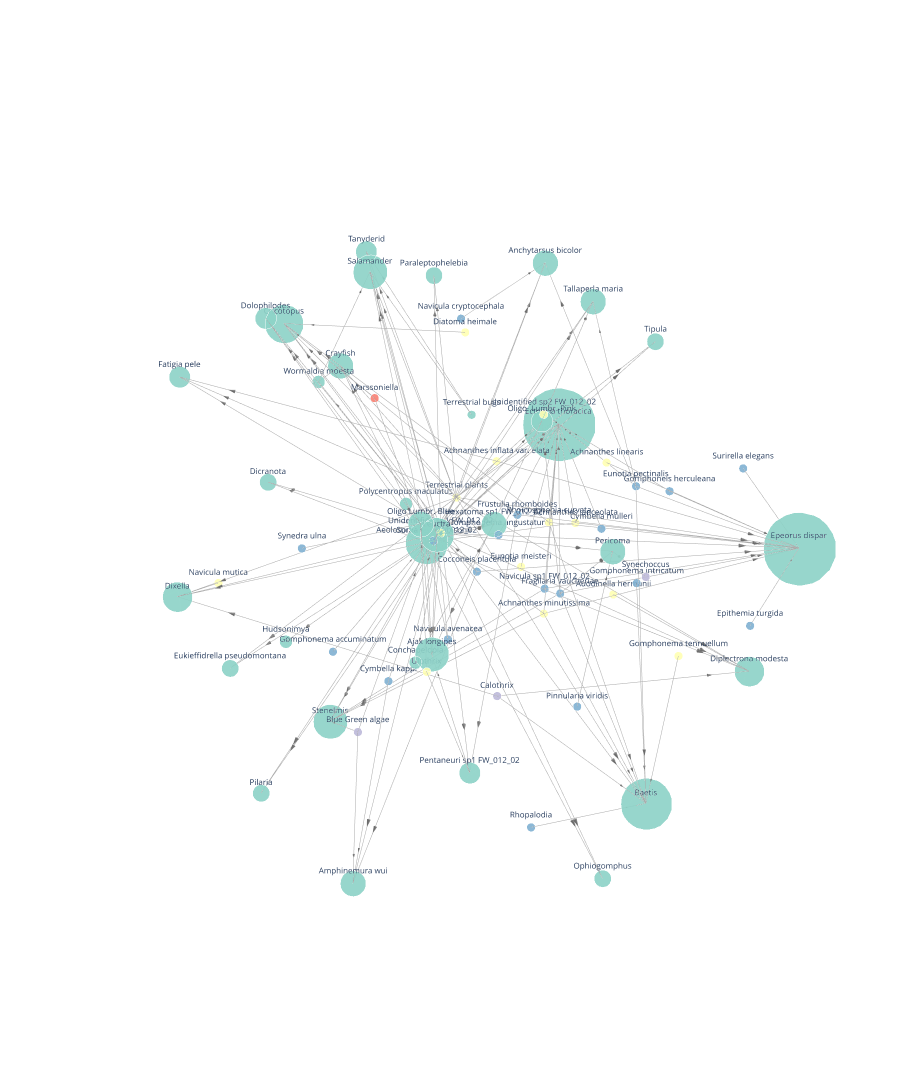

The cell this chart's notebook holds for it:
### Code cell
import plotly.graph_objects as go


# 3D layout using spring layout seeded in 3D
pos_3d = nx.spring_layout(G, dim=3, k=0.5, seed=42)

# Edges
edge_x, edge_y, edge_z = [], [], []
for src, tgt in G.edges():
    x0, y0, z0 = pos_3d[src]
    x1, y1, z1 = pos_3d[tgt]
    edge_x += [x0, x1, None]
    edge_y += [y0, y1, None]
    edge_z += [z0, z1, None]

edge_trace = go.Scatter3d(
    x=edge_x, y=edge_y, z=edge_z,
    mode='lines',
    line=dict(color='#aaaaaa', width=1),
    hoverinfo='none'
)

# Cones (arrows) at the target node of each edge
cone_x, cone_y, cone_z = [], [], []
cone_u, cone_v, cone_w = [], [], []

for src, tgt in G.edges():
    x0, y0, z0 = pos_3d[src]
    x1, y1, z1 = pos_3d[tgt]
    # Place cone near the target, pointing in edge direction
    dx, dy, dz = x1 - x0, y1 - y0, z1 - z0
    cone_x.append(x1 - dx * 0.15)
    cone_y.append(y1 - dy * 0.15)
    cone_z.append(z1 - dz * 0.15)
    cone_u.append(dx)
    cone_v.append(dy)
    cone_w.append(dz)

cone_trace = go.Cone(
    x=cone_x, y=cone_y, z=cone_z,
    u=cone_u, v=cone_v, w=cone_w,
    sizemode='absolute',
    sizeref=0.35,        # adjust arrow size
    anchor='tip',
    colorscale=[[0, '#888888'], [1, '#888888']],
    showscale=False,
    hoverinfo='none'
)

fig = go.Figure(data=[edge_trace, cone_trace, node_trace])

# Nodes
node_x, node_y, node_z, node_text, node_color, node_size = [], [], [], [], [], []
palette = ["#8dd3c7","#ffffb3","#bebada","#fb8072","#80b1d3","#fdb462","#b3de69","#fccde5"]
kingdoms = attributes_df['Kingdom'].unique()
color_map_dict_hex = {k: palette[i % len(palette)] for i, k in enumerate(kingdoms)}

for node in G.nodes():
    x, y, z = pos_3d[node]
    kingdom = kingdom_map.get(node, 'Unknown')
    node_x.append(x); node_y.append(y); node_z.append(z)
    node_text.append(f"{node}<br>Kingdom: {kingdom}<br>In-degree: {G.in_degree(node)}<br>Out-degree: {G.out_degree(node)}")
    node_color.append(color_map_dict_hex.get(kingdom, "#cccccc"))
    node_size.append((G.in_degree(node) + 1) * 5 + 5)

node_trace = go.Scatter3d(
    x=node_x, y=node_y, z=node_z,
    mode='markers+text',
    marker=dict(size=node_size, color=node_color, opacity=0.9, line=dict(width=0.5, color='white')),
    text=list(G.nodes()),
    textposition='top center',
    textfont=dict(size=8),
    hovertext=node_text,
    hoverinfo='text'
)

fig = go.Figure(data=[edge_trace, cone_trace, node_trace])
fig.update_layout(
    height=1100,
    autosize=True,
    showlegend=False,
    margin=dict(l=0, r=0, t=0, b=0),
    scene=dict(
        xaxis=dict(showbackground=False, showticklabels=False, title=''),
        yaxis=dict(showbackground=False, showticklabels=False, title=''),
        zaxis=dict(showbackground=False, showticklabels=False, title=''),
    ),
    paper_bgcolor='white',
)

fig.show()

### Figure 1 — Plotly figure (JSON) as saved in the notebook; plotly's stock layout.template omitted (floating-point values rounded to 4 significant figures; data arrays with more than 128 entries replaced by an {"elided": "..."} marker saying what was removed)
{"data": [{"hoverinfo": "none", "line": {"color": "#aaaaaa", "width": 1}, "mode": "lines", "type": "scatter3d", "x": {"elided": "444 float values"}, "y": {"elided": "444 float values"}, "z": {"elided": "444 float values"}}, {"anchor": "tip", "colorscale": [[0, "#888888"], [1, "#888888"]], "hoverinfo": "none", "showscale": false, "sizemode": "absolute", "sizeref": 0.35, "type": "cone", "u": {"elided": "148 float values"}, "v": {"elided": "148 float values"}, "w": {"elided": "148 float values"}, "x": {"elided": "148 float values"}, "y": {"elided": "148 float values"}, "z": {"elided": "148 float values"}}, {"hoverinfo": "text", "hovertext": ["Achnanthes inflata var. elata<br>Kingdom: Plants<br>In-degree: 0<br>Out-degree: 3", "Aeolosoma sp1 FW_012_02<br>Kingdom: Animals<br>In-degree: 8<br>Out-degree: 10", "Epeorus dispar<br>Kingdom: Animals<br>In-degree: 15<br>Out-degree: 0", "Fatigia pele<br>Kingdom: Animals<br>In-degree: 3<br>Out-degree: 0", "Achnanthes lanceolata<br>Kingdom: Plants<br>In-degree: 0<br>Out-degree: 3", "Ectopria thoracica<br>Kingdom: Animals<br>In-degree: 15<br>Out-degree: 0", "Achnanthes linearis<br>Kingdom: Plants<br>In-degree: 0<br>Out-degree: 2", "Achnanthes minutissima<br>Kingdom: Plants<br>In-degree: 0<br>Out-degree: 5", "Baetis<br>Kingdom: Animals<br>In-degree: 10<br>Out-degree: 0", "Leuctra<br>Kingdom: Animals<br>In-degree: 6<br>Out-degree: 2", "Stenelmis<br>Kingdom: Animals<br>In-degree: 6<br>Out-degree: 0", "Ajax longipes<br>Kingdom: Animals<br>In-degree: 6<br>Out-degree: 0", "Crayfish<br>Kingdom: Animals<br>In-degree: 4<br>Out-degree: 0", "Dicranota<br>Kingdom: Animals<br>In-degree: 2<br>Out-degree: 0", "Diplectrona modesta<br>Kingdom: Animals<br>In-degree: 5<br>Out-degree: 0", "Dixella<br>Kingdom: Animals<br>In-degree: 5<br>Out-degree: 0", "Dolophilodes<br>Kingdom: Animals<br>In-degree: 3<br>Out-degree: 0", "Hexatoma sp1 FW_012_02<br>Kingdom: Animals<br>In-degree: 4<br>Out-degree: 0", "Ophiogomphus<br>Kingdom: Animals<br>In-degree: 2<br>Out-degree: 0", "Polycentropus maculatus<br>Kingdom: Animals<br>In-degree: 1<br>Out-degree: 0", "Salamander<br>Kingdom: Animals<br>In-degree: 6<br>Out-degree: 0", "Auodinella hermanii<br>Kingdom: Plants<br>In-degree: 0<br>Out-degree: 1", "Blue Green algae<br>Kingdom: Bacteria<br>In-degree: 0<br>Out-degree: 3", "Amphinemura wui<br>Kingdom: Animals<br>In-degree: 4<br>Out-degree: 0", "Calothrix<br>Kingdom: Bacteria<br>In-degree: 0<br>Out-degree: 3", "Cocconeis placentula<br>Kingdom: Chromista<br>In-degree: 0<br>Out-degree: 4", "Cricotopus<br>Kingdom: Animals<br>In-degree: 7<br>Out-degree: 0", "Conchapelopia<br>Kingdom: Animals<br>In-degree: 1<br>Out-degree: 1", "Cymbella kappi<br>Kingdom: Chromista<br>In-degree: 0<br>Out-degree: 2", "Cymbella mulleri<br>Kingdom: Chromista<br>In-degree: 0<br>Out-degree: 1", "Diatoma heimale<br>Kingdom: Plants<br>In-degree: 0<br>Out-degree: 1", "Epithemia turgida<br>Kingdom: Chromista<br>In-degree: 0<br>Out-degree: 1", "Eunotia meisteri<br>Kingdom: Plants<br>In-degree: 0<br>Out-degree: 1", "Eunotia pectinalis<br>Kingdom: Chromista<br>In-degree: 0<br>Out-degree: 5", "Anchytarsus bicolor<br>Kingdom: Animals<br>In-degree: 4<br>Out-degree: 0", "Tallaperla maria<br>Kingdom: Animals<br>In-degree: 4<br>Out-degree: 0", "Fragilaria vaucheriae<br>Kingdom: Chromista<br>In-degree: 0<br>Out-degree: 6", "Oligo. Lumbr. Pink<br>Kingdom: Animals<br>In-degree: 3<br>Out-degree: 2", "Pericoma<br>Kingdom: Animals<br>In-degree: 4<br>Out-degree: 0", "Frustulia rhomboides<br>Kingdom: Chromista<br>In-degree: 0<br>Out-degree: 3", "Pentaneuri sp1 FW_012_02<br>Kingdom: Animals<br>In-degree: 3<br>Out-degree: 1", "Gomphoneis herculeana<br>Kingdom: Chromista<br>In-degree: 0<br>Out-degree: 2", "Gomphonema accuminatum<br>Kingdom: Chromista<br>In-degree: 0<br>Out-degree: 1", "Gomphonema angustatum<br>Kingdom: Chromista<br>In-degree: 0<br>Out-degree: 1", "Gomphonema intricatum<br>Kingdom: Chromista<br>In-degree: 0<br>Out-degree: 1", "Gomphonema tennuellum<br>Kingdom: Plants<br>In-degree: 0<br>Out-degree: 1", "Marssoniella<br>Kingdom: Protozoa<br>In-degree: 0<br>Out-degree: 2", "Navicula avenacea<br>Kingdom: Chromista<br>In-degree: 0<br>Out-degree: 2", "Navicula cryptocephala<br>Kingdom: Chromista<br>In-degree: 0<br>Out-degree: 1", "Navicula mutica<br>Kingdom: Plants<br>In-degree: 0<br>Out-degree: 1", "Navicula sp1 FW_012_02<br>Kingdom: Chromista<br>In-degree: 0<br>Out-degree: 3", "Oligo Lumbr. Blue<br>Kingdom: Animals<br>In-degree: 4<br>Out-degree: 2", "Pinnularia viridis<br>Kingdom: Chromista<br>In-degree: 0<br>Out-degree: 1", "Rhoicosphenia curvata<br>Kingdom: Plants<br>In-degree: 0<br>Out-degree: 4", "Rhopalodia<br>Kingdom: Chromista<br>In-degree: 0<br>Out-degree: 1", "Surirella brebbisonii<br>Kingdom: Chromista<br>In-degree: 0<br>Out-degree: 1", "Surirella elegans<br>Kingdom: Chromista<br>In-degree: 0<br>Out-degree: 1", "Synechoccus<br>Kingdom: Bacteria<br>In-degree: 0<br>Out-degree: 1", "Synedra ulna<br>Kingdom: Chromista<br>In-degree: 0<br>Out-degree: 1", "Terrestrial bugs<br>Kingdom: Animals<br>In-degree: 0<br>Out-degree: 2", "Tanyderid<br>Kingdom: Animals<br>In-degree: 3<br>Out-degree: 0", "Terrestrial plants<br>Kingdom: Plants<br>In-degree: 0<br>Out-degree: 22", "Eukieffidrella pseudomontana<br>Kingdom: Animals<br>In-degree: 2<br>Out-degree: 0", "Paraleptophelebia<br>Kingdom: Animals<br>In-degree: 2<br>Out-degree: 0", "Pilaria<br>Kingdom: Animals<br>In-degree: 2<br>Out-degree: 0", "Tipula<br>Kingdom: Animals<br>In-degree: 2<br>Out-degree: 0", "Ulothrix<br>Kingdom: Plants<br>In-degree: 0<br>Out-degree: 2", "Unidentified sp1 FW_012_02<br>Kingdom: Plants<br>In-degree: 0<br>Out-degree: 32", "Hudsonimya<br>Kingdom: Animals<br>In-degree: 1<br>Out-degree: 0", "Wormaldia moesta<br>Kingdom: Animals<br>In-degree: 1<br>Out-degree: 2", "Unidentified sp2 FW_012_02<br>Kingdom: Plants<br>In-degree: 0<br>Out-degree: 1"], "marker": {"color": ["#ffffb3", "#8dd3c7", "#8dd3c7", "#8dd3c7", "#ffffb3", "#8dd3c7", "#ffffb3", "#ffffb3", "#8dd3c7", "#8dd3c7", "#8dd3c7", "#8dd3c7", "#8dd3c7", "#8dd3c7", "#8dd3c7", "#8dd3c7", "#8dd3c7", "#8dd3c7", "#8dd3c7", "#8dd3c7", "#8dd3c7", "#ffffb3", "#bebada", "#8dd3c7", "#bebada", "#80b1d3", "#8dd3c7", "#8dd3c7", "#80b1d3", "#80b1d3", "#ffffb3", "#80b1d3", "#ffffb3", "#80b1d3", "#8dd3c7", "#8dd3c7", "#80b1d3", "#8dd3c7", "#8dd3c7", "#80b1d3", "#8dd3c7", "#80b1d3", "#80b1d3", "#80b1d3", "#80b1d3", "#ffffb3", "#fb8072", "#80b1d3", "#80b1d3", "#ffffb3", "#80b1d3", "#8dd3c7", "#80b1d3", "#ffffb3", "#80b1d3", "#80b1d3", "#80b1d3", "#bebada", "#80b1d3", "#8dd3c7", "#8dd3c7", "#ffffb3", "#8dd3c7", "#8dd3c7", "#8dd3c7", "#8dd3c7", "#ffffb3", "#ffffb3", "#8dd3c7", "#8dd3c7", "#ffffb3"], "line": {"color": "white", "width": 0.5}, "opacity": 0.9, "size": [10, 50, 85, 25, 10, 85, 10, 10, 60, 40, 40, 40, 30, 20, 35, 35, 25, 30, 20, 15, 40, 10, 10, 30, 10, 10, 45, 15, 10, 10, 10, 10, 10, 10, 30, 30, 10, 25, 30, 10, 25, 10, 10, 10, 10, 10, 10, 10, 10, 10, 10, 30, 10, 10, 10, 10, 10, 10, 10, 10, 25, 10, 20, 20, 20, 20, 10, 10, 15, 15, 10]}, "mode": "markers+text", "text": ["Achnanthes inflata var. elata", "Aeolosoma sp1 FW_012_02", "Epeorus dispar", "Fatigia pele", "Achnanthes lanceolata", "Ectopria thoracica", "Achnanthes linearis", "Achnanthes minutissima", "Baetis", "Leuctra", "Stenelmis", "Ajax longipes", "Crayfish", "Dicranota", "Diplectrona modesta", "Dixella", "Dolophilodes", "Hexatoma sp1 FW_012_02", "Ophiogomphus", "Polycentropus maculatus", "Salamander", "Auodinella hermanii", "Blue Green algae", "Amphinemura wui", "Calothrix", "Cocconeis placentula", "Cricotopus", "Conchapelopia", "Cymbella kappi", "Cymbella mulleri", "Diatoma heimale", "Epithemia turgida", "Eunotia meisteri", "Eunotia pectinalis", "Anchytarsus bicolor", "Tallaperla maria", "Fragilaria vaucheriae", "Oligo. Lumbr. Pink", "Pericoma", "Frustulia rhomboides", "Pentaneuri sp1 FW_012_02", "Gomphoneis herculeana", "Gomphonema accuminatum", "Gomphonema angustatum", "Gomphonema intricatum", "Gomphonema tennuellum", "Marssoniella", "Navicula avenacea", "Navicula cryptocephala", "Navicula mutica", "Navicula sp1 FW_012_02", "Oligo Lumbr. Blue", "Pinnularia viridis", "Rhoicosphenia curvata", "Rhopalodia", "Surirella brebbisonii", "Surirella elegans", "Synechoccus", "Synedra ulna", "Terrestrial bugs", "Tanyderid", "Terrestrial plants", "Eukieffidrella pseudomontana", "Paraleptophelebia", "Pilaria", "Tipula", "Ulothrix", "Unidentified sp1 FW_012_02", "Hudsonimya", "Wormaldia moesta", "Unidentified sp2 FW_012_02"], "textfont": {"size": 8}, "textposition": "top center", "type": "scatter3d", "x": [-0.08444, 0.1346, -0.7571, 0.5691, -0.4525, -0.8784, -0.6095, -0.2442, -0.1621, 0.3343, 0.2393, 0.8223, -0.2568, 0.08932, -0.7044, 0.7981, 0.4274, 0.5824, 0.2075, -0.4813, 0.09449, -0.6266, 0.4685, 0.9075, 0.06977, 0.09996, 0.04284, 0.5582, 0.5605, -0.4139, -0.2894, -0.3308, -0.5712, -0.5323, -0.2115, -0.7153, -0.1644, 0.05151, 0.3375, 0.01082, 0.7604, -0.8705, 0.4774, -0.5662, -0.439, -0.2886, 0.1142, 0.2338, -0.3098, 0.5149, -0.423, 0.4361, 0.4122, -0.3839, 0.1121, -0.2078, -0.8867, -0.1422, 0.7511, -0.129, -0.1368, 0.01336, 0.992, -0.5052, 1, -0.202, 0.7591, 0.1293, 0.1979, 0.07238, -0.4052], "y": [-0.003789, -0.1007, 0.7266, -0.736, 0.03736, -0.4115, 0.03304, 0.08941, 0.648, 0.1495, -0.5308, 0.6246, -0.9504, -0.9903, 0.6534, -0.5564, -0.46, 0.6006, 0.7603, -0.854, -0.3703, 0.0989, -0.09558, 0.3699, 0.1647, 0.09102, -0.8782, 0.2866, 0.1693, 0.1802, -0.3438, 0.8308, -0.3066, 0.2202, 0.05271, -0.1568, 0.2203, 0.2899, 0.783, 0.175, 0.6982, 0.1298, -0.1885, -0.424, 0.327, 0.6205, -0.3485, 0.09475, -0.3831, -0.7496, -0.06065, 0.1892, 0.7653, -0.02385, 0.3767, -0.4175, 0.4041, 0.563, 0.04823, -0.1577, -0.6458, -0.08503, -0.006308, -0.7078, 0.08634, 0.4715, 0.5407, -0.04054, -0.822, -0.6754, -0.08914], "z": [0.2572, 0.004335, -0.04586, 0.5229, -0.1332, -0.09446, 0.04151, -0.3883, -0.8466, 0.2552, -0.9839, 0.3726, 0.1819, -0.1875, -0.5839, -0.1053, 0.7651, 0.6277, -0.8297, -0.4837, 0.835, -0.5043, -0.5979, -0.6004, -0.5236, -0.02978, 0.4763, -0.0139, -0.1551, -0.06967, 0.5146, -0.07025, -0.5599, 0.06412, 0.8993, 0.5476, -0.1875, 0.576, 0.5162, 0.184, -0.02028, -0.15, -0.3015, -0.4661, -0.233, -0.2898, 0.4245, -0.2255, 0.5434, -0.3022, -0.4553, 0.3604, 0.03169, -0.1282, -0.963, -0.3144, 0.06025, 0.07153, 0.3624, 0.3448, 0.7498, 0.1283, 0.04741, 0.5346, -0.3677, 0.7986, 0.227, 0.06775, -0.7886, 0.3428, 0.2639]}], "layout": {"autosize": true, "height": 1100, "margin": {"b": 0, "l": 0, "r": 0, "t": 0}, "paper_bgcolor": "white", "scene": {"xaxis": {"showbackground": false, "showticklabels": false, "title": {"text": ""}}, "yaxis": {"showbackground": false, "showticklabels": false, "title": {"text": ""}}, "zaxis": {"showbackground": false, "showticklabels": false, "title": {"text": ""}}}, "showlegend": false}}
